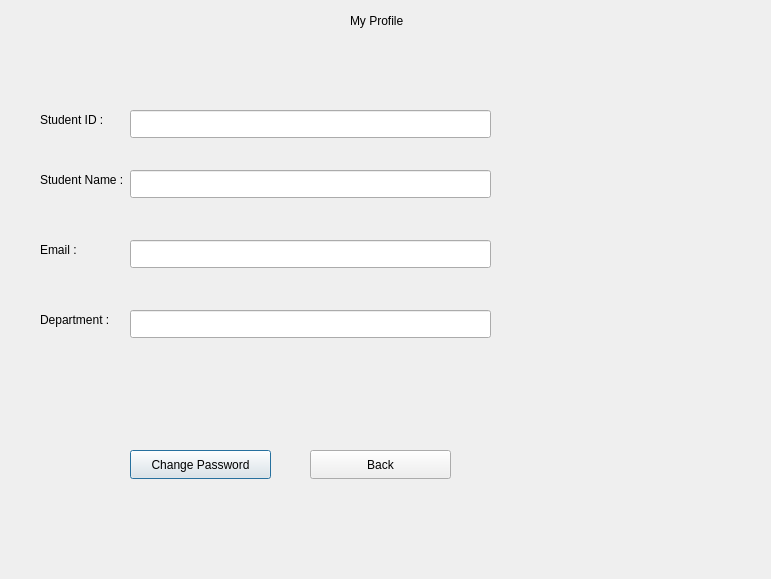
<?xml version="1.0" encoding="UTF-8"?>
<ui version="4.0">
 <class>StudentProfile</class>
 <widget class="QDialog" name="StudentProfile">
  <property name="geometry">
   <rect>
    <x>0</x>
    <y>0</y>
    <width>771</width>
    <height>579</height>
   </rect>
  </property>
  <property name="windowTitle">
   <string>Dialog</string>
  </property>
  <widget class="QLabel" name="lblTitle">
   <property name="geometry">
    <rect>
     <x>350</x>
     <y>10</y>
     <width>81</width>
     <height>21</height>
    </rect>
   </property>
   <property name="text">
    <string>My Profile</string>
   </property>
  </widget>
  <widget class="QLabel" name="lblStudentID">
   <property name="geometry">
    <rect>
     <x>40</x>
     <y>110</y>
     <width>63</width>
     <height>20</height>
    </rect>
   </property>
   <property name="text">
    <string>Student ID :</string>
   </property>
  </widget>
  <widget class="QLineEdit" name="txtStudentID">
   <property name="geometry">
    <rect>
     <x>130</x>
     <y>110</y>
     <width>361</width>
     <height>28</height>
    </rect>
   </property>
   <property name="readOnly">
    <bool>true</bool>
   </property>
  </widget>
  <widget class="QLabel" name="lblStudentName">
   <property name="geometry">
    <rect>
     <x>40</x>
     <y>170</y>
     <width>91</width>
     <height>20</height>
    </rect>
   </property>
   <property name="text">
    <string>Student Name :</string>
   </property>
  </widget>
  <widget class="QLineEdit" name="txtStudentName">
   <property name="geometry">
    <rect>
     <x>130</x>
     <y>170</y>
     <width>361</width>
     <height>28</height>
    </rect>
   </property>
   <property name="readOnly">
    <bool>true</bool>
   </property>
  </widget>
  <widget class="QLabel" name="lblEmail">
   <property name="geometry">
    <rect>
     <x>40</x>
     <y>240</y>
     <width>63</width>
     <height>20</height>
    </rect>
   </property>
   <property name="text">
    <string>Email :</string>
   </property>
  </widget>
  <widget class="QLineEdit" name="txtEmail">
   <property name="geometry">
    <rect>
     <x>130</x>
     <y>240</y>
     <width>361</width>
     <height>28</height>
    </rect>
   </property>
   <property name="readOnly">
    <bool>true</bool>
   </property>
  </widget>
  <widget class="QLabel" name="lblDepartment">
   <property name="geometry">
    <rect>
     <x>40</x>
     <y>310</y>
     <width>81</width>
     <height>20</height>
    </rect>
   </property>
   <property name="text">
    <string>Department :</string>
   </property>
  </widget>
  <widget class="QLineEdit" name="txtDepartment">
   <property name="geometry">
    <rect>
     <x>130</x>
     <y>310</y>
     <width>361</width>
     <height>28</height>
    </rect>
   </property>
   <property name="readOnly">
    <bool>true</bool>
   </property>
  </widget>
  <widget class="QPushButton" name="btnChangePassword">
   <property name="geometry">
    <rect>
     <x>130</x>
     <y>450</y>
     <width>141</width>
     <height>29</height>
    </rect>
   </property>
   <property name="text">
    <string>Change Password</string>
   </property>
  </widget>
  <widget class="QPushButton" name="btnBack">
   <property name="geometry">
    <rect>
     <x>310</x>
     <y>450</y>
     <width>141</width>
     <height>29</height>
    </rect>
   </property>
   <property name="text">
    <string>Back</string>
   </property>
  </widget>
 </widget>
 <resources/>
 <connections/>
</ui>
